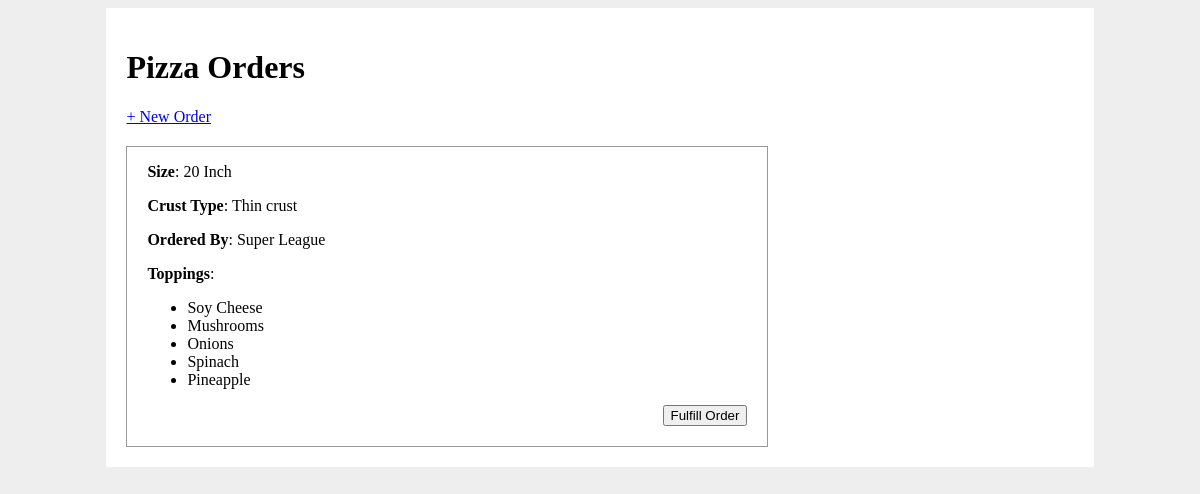
The page / on the database its author committed.
### app.py (models this page shows)
class Pizza(db.Model):
    id = db.Column(db.Integer, primary_key=True)
    order_name = db.Column(db.String(80), unique=False, nullable=False)
    size = db.Column(db.Enum(PizzaSize), nullable=False)
    crust_type = db.Column(db.Enum(CrustType), nullable=False)
    toppings = db.relationship('PizzaTopping')
    fulfilled = db.Column(db.Boolean, default=False)

class PizzaTopping(db.Model):
    id = db.Column(db.Integer, primary_key=True)
    topping_type = db.Column(db.Enum(ToppingType))
    pizza_id = db.Column(db.Integer, db.ForeignKey('pizza.id'))

### app.py (the view)
@app.route('/')
def home():
    all_pizzas = Pizza.query.filter_by(fulfilled=False)
    return render_template('home.html', pizza_orders=all_pizzas)

### templates/home.html (shortened to what this page needs)
{% extends 'base.html' %}
{% block content %}
<h1>Pizza Orders</h1>
<a href="/order">+ New Order</a>
{% for pizza in pizza_orders %}
<div class="pizza_order">
    <p>
        <strong>Size</strong>: {{ pizza.size.value }}
    </p>
    <p>
        <strong>Crust Type</strong>: {{ pizza.crust_type.value }} crust
    </p>
    <p>
        <strong>Ordered By</strong>: {{ pizza.order_name }}
    </p>
    <p>
        <strong>Toppings</strong>:
        <ul>
            {% for topping in pizza.toppings %}
            <li>{{ topping.topping_type.value }}</li>
            {% endfor %}
        </ul>
    </p>
    <form action="/fulfill" method="POST">
        <input type="submit" value="Fulfill Order">
    </form>
</div>
{% else %}
<p>No pizza orders to show!</p>
{% endfor %}
{% endblock %}

### templates/base.html (shortened to what this page needs)
<!DOCTYPE html>
<html>
    <head>
        <link rel="stylesheet" href="/static/style.css">
    </head>
    <body>
        <div id="content">
            {% block content %}{% endblock %}
        </div>
    </body>
</html>

### static/style.css (style rules this page uses)
body { display: flex; justify-content: space-around; background-color: #eee; }
#content { width: 80%; background-color: white; padding: 20px; }
div.pizza_order { border: 1px solid #999; width: 600px; padding: 0 20px 20px 20px; margin-top: 20px; }
div.pizza_order form { display: flex; justify-content: flex-end; }

### rows shown on the page
Pizza: size.value "20 Inch", crust_type.value "Thin", order_name "Super League"
PizzaTopping: topping_type.value "Soy Cheese"
PizzaTopping: topping_type.value "Mushrooms"
PizzaTopping: topping_type.value "Onions"
PizzaTopping: topping_type.value "Spinach"
PizzaTopping: topping_type.value "Pineapple"
